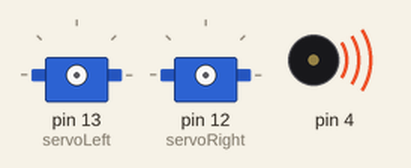
Simulated run of this sketch. Board: Arduino Uno, built with avr-gcc and run on an emulated ATmega328P. On the bench: 2 × servo, buzzer (waves = sounding).

Above: at 0.1 s.
At 1.1 s:
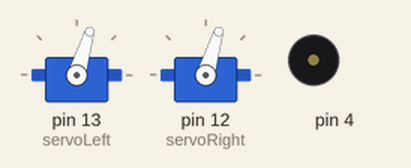
At 4.1 s:
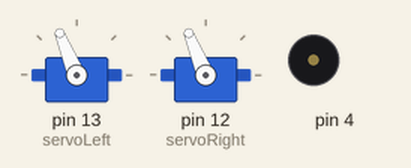
At 7.1 s:
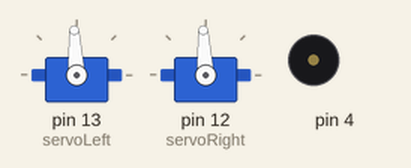
Timing chart, 0 to 8.6 s (numbered marks = the images above):
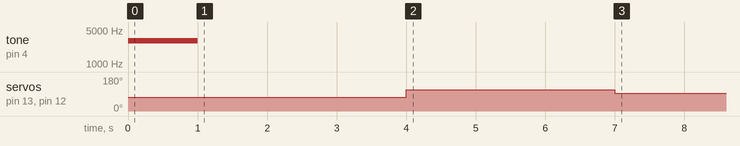

Measured:
- by itself, servo on pin 13 (servoLeft), servo on pin 12 (servoRight): 73° → 112° at 4.0 s, → 93° 3.0 s later

The sketch:

ServoRunTimes.ino
```cpp
#include <Servo.h>

Servo servoLeft;
Servo servoRight;

void setup()
{
  tone(4, 3000, 1000);
  delay(1000);

  servoLeft.attach(13);
  servoRight.attach(12);

  servoLeft.writeMicroseconds(1300);
  servoRight.writeMicroseconds(1300);

  delay(3000);

  servoLeft.writeMicroseconds(1700);
  servoRight.writeMicroseconds(1700);

  delay(3000);

  servoLeft.writeMicroseconds(1500);
  servoRight.writeMicroseconds(1500);
}

void loop()
{
}
```
